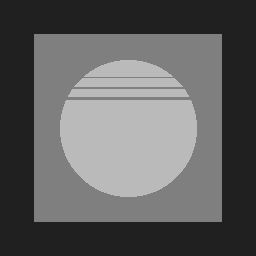
#> input picture images/pattern2.png, 256 x 256 px
$ jupyter execute 05b_restoration_blur.ipynb
#> lines starting #> are read from the running program, lines starting #| are printed output that depends on the picture
## 05 - Image Restoration
### Part 2 - Blur

In this notebook we deal with the problem of image deconvolution, which is often applied to reduce **blur** effect in image.

Image restoration is concerned with improving the visual quality of images by using prior knowledge about the process that degraded the image, in particular *blur* and *noise*. In contrast with image enhancement techniques - in which a method is arbitrarily selected to allow improving the quality of images - restoration usually considers the image formation process:

$$g(\mathbf{x}) = \mathcal{N} \left\lbrace f(\mathbf{x}) * h(\mathbf{x}) \right\rbrace,$$
where $g$ is the observed or acquired image, $f$ is the ideal or original image, $h$ is the filter that explain the distortion caused in the image that is defined as a *spreading* of data from a given pixel $f(\mathbf{x})$ to a neighbourhood centred in $g(\mathbf{x})$, and $\mathcal{N}$ is a stochastic process that explains the *noise* in the image $g(\mathbf{x})$.

**Image restoration** is a process to obtain an estimate $\hat{f}$ of the original image $f$.

[cell 1]
import numpy as np
import matplotlib.pyplot as plt
import imageio
from scipy.fftpack import fftn, ifftn, fftshift

### Degradation function and Point Spread Function

Function $h(\mathbf{x})$ defines how the pixels are spreaded from the center to neighbour pixels. Such function guides de degradation we want to reverse when using image restoration algorithms. Such function is often called the impulse response of the imaging system, or the point spread function.

Let us build a function to create a Gaussian filter (often called kernel as well) as a way to simulate the point spread function. This function may be used to simulate the blur introduced by a acquisition system.

Note that what the image formation considers is a function that *spreads* the energy of a point to surrounding pixels, so it is indeed what a filter such as the Gaussian does. Let us take a look at the function:
$$\frac{1}{\sigma\sqrt{2\pi}} e^{-\frac{1}{2}(x/\sigma)^2}$$

[cell 2]
x = np.arange(-2,2,0.05)

# parameter sigma is related to the dispersion of the values
sigma1 = 0.3
gauss1d_1 = (1/(sigma1*np.sqrt(2*np.pi))) * np.exp(-(np.square(x/sigma1)/2))

sigma2 = 0.1
gauss1d_2 = (1/(sigma2*np.sqrt(2*np.pi))) * np.exp(-(np.square(x/sigma2)/2))

plt.plot(x, gauss1d_1, 'r') # larger sigma, 0.3
plt.plot(x, gauss1d_2, 'b') # smaller sigma, 0.1
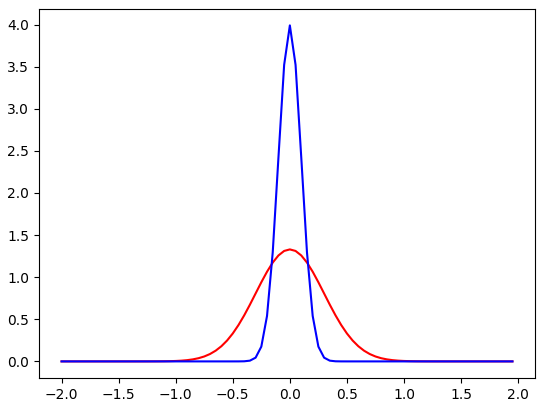
#> figure drawn by matplotlib, 1 panel; curve peaks at x = 1.78e-15, y = 1.33; curve peaks at x = 1.78e-15, y = 3.99

Note how the blue plot $\sigma = 0.15$ distributes the values in a region that is more concentrated around 0, while the red line defines a distribution that spreads values. By increasing $\sigma$, we approach the uniform distribution.

In order to use such function in images we need a 2D version of it, and discretized to be encoded in filters to be applied via convolution.

[cell 3]
def gaussian_filter(k=5, sigma=1.0):
    ''' Gaussian filter
    :param k: defines the lateral size of the kernel/filter, default 5
    :param sigma: standard deviation (dispersion) of the Gaussian distribution
    :return matrix with a filter [k x k] to be used in convolution operations
    '''
    arx = np.arange((-k // 2) + 1.0, (k // 2) + 1.0)
    x, y = np.meshgrid(arx, arx)
    filt = np.exp(-(1/2) * (np.square(x) + np.square(y)) / np.square(sigma))
    return filt / np.sum(filt)

[cell 4]
g1 = gaussian_filter(k=5, sigma=0.9)
print(g1)

This is a symmetric function describing a radial dispersion. Note how the central value is the largest and that the remaining values decrease exponentially. This function is normalized so that its sum is one, so that to not alter the **energy** of the image when the convolution is applied.

Le us create a larger filter and plot its heatmap to show the **radial difusion** pattern

[cell 5]
g2 = gaussian_filter(k=9, sigma=1.2)
plt.imshow(g2, cmap='hot', interpolation='nearest')
plt.colorbar()
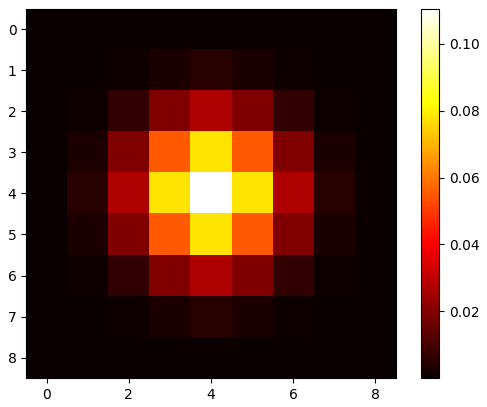
#> figure drawn by matplotlib, 2 panels

### Simulating blur
In order to simulate blur, we are going to convolve an image with one of such functions using the Fourier Transform, creating an image $g$. In the Fourier domain:
$$G(\mathbf{u}) = F(\mathbf{u})H(\mathbf{u})$$

But note $H$ and $F$ must have the same size. Therefore we have to zero pad the function $h$.

[cell 6]
f = imageio.imread("images/pattern2.png")
#> f is the input picture: shape (256, 256); min 32, max 186, mean 95.9
h = gaussian_filter(k=7, sigma=2.5)

# computing the number of padding on one side
a = int(f.shape[0]//2 - h.shape[0]//2)
#> a = 125
h_pad = np.pad(h, (a,a-1), 'constant', constant_values=(0))

# computing the Fourier transforms
F = fftn(f)
H = fftn(h_pad)
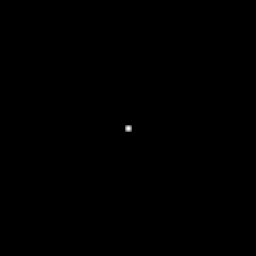
#> h_pad: shape (256, 256) float64; min 0, max 0.036, mean 1.53e-05; drawn with min black and max white

# [6 lines of commented-out code are left out]
G = np.multiply(F,H)

# Inverse Transform
# - we have to perform FFT shift before reconstructing the image in the space domain
g = fftshift(ifftn(G).real)
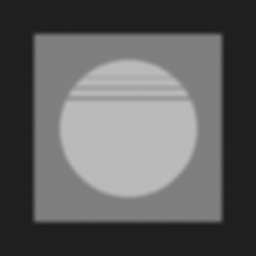
#> g: shape (256, 256) float64; min 32, max 186, mean 95.9

plt.figure(figsize=(15,5))
plt.subplot(121)
plt.imshow(f, cmap="gray", vmin=0, vmax=255); plt.title("original image")
plt.subplot(122)
plt.imshow(g, cmap="gray", vmin=0, vmax=255); plt.title("degraded/blurred image")

### Inverse filter

The inverse filter is an attempt to inverse the convolution process, obtaining an estimate of the original image $\hat{f}$

$$\hat{F}(\mathbf{u}) = \frac{G(\mathbf{u})}{H(\mathbf{u})}$$

Note that we assume knowledge about $H$, or the degradation function. Therefore we know $h$ and $g$, and want to reconstruct $f$.

[cell 7]
#F_hat = G/H
F_hat = np.divide(G,H)

f_hat = ifftn(F_hat).real

plt.figure(figsize=(15,5))
plt.subplot(121)
plt.imshow(g, cmap="gray", vmin=0, vmax=255); plt.title("degraded/blurred image")
plt.subplot(122)
plt.imshow(f_hat, cmap="gray", vmin=0, vmax=255); plt.title("restored image")

As we can see, the results of the inverse filter are really good! However we assumed a noise-free scenario and a well behaved H function. Let us see two cases in which this would not work:

1. Ill-posed problem: when $h$ does not have an inverse, or its Fourier transform $H$ have zero coefficients, we cannot perform the inverse filter directly

2. Noise: when image is corrupted by noise, this term should be considered in the equation and would cause an amplification of the noise, since its content is mostly in the high frequency regions of the Fourier spectrum

[cell 8]
# 1. creating a new h and altering to contain zero and near-zero values
Hz = np.array(H,copy=True)
Hz[np.abs(H)<0.4] = 0.0001
Hz[np.abs(H)<0.2] = 0.0
h_z = ifftn(Hz).real[122:135,122:135]
h_z = h_z/np.sum(h_z)

# now computing the degraded image
Gz = np.multiply(F , Hz) # case 1

# 2. adding noise to the image
g_noise = (g.astype(np.int32) + np.random.randint(5, size=f.shape)).astype(np.uint8)
Gn = fftn(g_noise) # taking it FFT

# Inverse Transform
# - we have to perform FFT shift before reconstructing the image in the space domain for the image that was convolved
gz = fftshift(ifftn(Gz).real)
gn = ifftn(Gn).real

plt.figure(figsize=(15,5))
plt.subplot(121)
plt.imshow(gz, cmap="gray", vmin=0, vmax=255); plt.title("image blurred with new filter")
plt.subplot(122)
plt.imshow(gn, cmap="gray", vmin=0, vmax=255); plt.title("noisy and blurred image")

Both images look similar to the previous one, but let us try to use an inverse filter.

[cell 9]
# compute FFTs
Gz = fftn(gz)
Gn = fftn(gn)

# inverse filtering with noisy image
Fn_hat = np.divide(Gn,H)
fn_hat = fftshift(ifftn(Fn_hat).real)
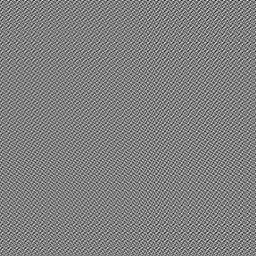
#> fn_hat: shape (256, 256) float64; min -55911.6, max 55411.4, mean 97.6; drawn with min black and max white
plt.imshow(fn_hat, cmap="gray", vmin=0, vmax=255); plt.title("restored noisy image")

# inverse filtering with zero-valued H
Fz_hat = np.divide(Gz,Hz)

We cannot inverse filter images due to division by zero.

Also, the image with added noise could not be reconstructed at all, since it results in only noise.

Le us apply the **pseudo-inverse** filtering that replace zero (or near-zero values) with some constant value.

[cell 10]
# choose a value to fill the near-zero values with some constant value
Hz[np.abs(Hz)<=0.001] = 0.001

# inverse filtering
Fz_hat = np.divide(Gz,Hz)
Fn_hat = np.divide(Gn,Hz)

# inverse FFT
fz_hat = fftshift(ifftn(Fz_hat).real)
fn_hat = ifftn(Fn_hat).real
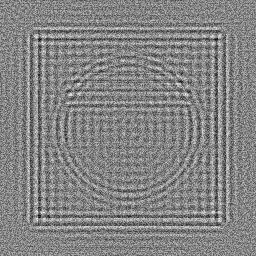
#> fn_hat: shape (256, 256) float64; min -7967, max 7559.9, mean 97.6; drawn with min black and max white

plt.figure(figsize=(10,10))
plt.subplot(221)
plt.imshow(gz, cmap="gray", vmin=0, vmax=255); plt.title("degraded/blurred image")
plt.subplot(222)
plt.imshow(fz_hat, cmap="gray", vmin=0, vmax=255); plt.title("restored image")
plt.subplot(223)
plt.imshow(gn, cmap="gray", vmin=0, vmax=255); plt.title("degraded/blurred image")
plt.subplot(224)
plt.imshow(fn_hat, cmap="gray", vmin=0, vmax=255); plt.title("restored image")
